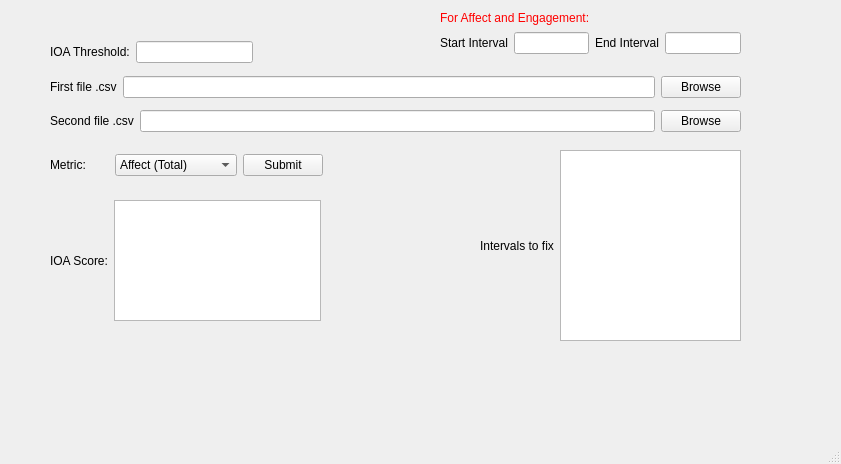
<?xml version="1.0" encoding="UTF-8"?>
<ui version="4.0">
 <class>MainWindow</class>
 <widget class="QMainWindow" name="MainWindow">
  <property name="geometry">
   <rect>
    <x>0</x>
    <y>0</y>
    <width>841</width>
    <height>464</height>
   </rect>
  </property>
  <property name="windowTitle">
   <string>IOA Checker</string>
  </property>
  <widget class="QWidget" name="centralwidget">
   <widget class="QWidget" name="layoutWidget">
    <property name="geometry">
     <rect>
      <x>480</x>
      <y>150</y>
      <width>261</width>
      <height>191</height>
     </rect>
    </property>
    <layout class="QHBoxLayout" name="horizontalLayout_5">
     <item>
      <widget class="QLabel" name="label_7">
       <property name="text">
        <string>Intervals to fix</string>
       </property>
      </widget>
     </item>
     <item>
      <widget class="QTextEdit" name="textEdit">
       <property name="html">
        <string>&lt;!DOCTYPE HTML PUBLIC &quot;-//W3C//DTD HTML 4.0//EN&quot; &quot;http://www.w3.org/TR/REC-html40/strict.dtd&quot;&gt;
&lt;html&gt;&lt;head&gt;&lt;meta name=&quot;qrichtext&quot; content=&quot;1&quot; /&gt;&lt;style type=&quot;text/css&quot;&gt;
p, li { white-space: pre-wrap; }
&lt;/style&gt;&lt;/head&gt;&lt;body style=&quot; font-family:'MS Shell Dlg 2'; font-size:7.8pt; font-weight:400; font-style:normal;&quot;&gt;
&lt;p style=&quot;-qt-paragraph-type:empty; margin-top:0px; margin-bottom:0px; margin-left:0px; margin-right:0px; -qt-block-indent:0; text-indent:0px;&quot;&gt;&lt;br /&gt;&lt;/p&gt;&lt;/body&gt;&lt;/html&gt;</string>
       </property>
      </widget>
     </item>
    </layout>
   </widget>
   <widget class="QWidget" name="layoutWidget_2">
    <property name="geometry">
     <rect>
      <x>50</x>
      <y>40</y>
      <width>203</width>
      <height>24</height>
     </rect>
    </property>
    <layout class="QHBoxLayout" name="horizontalLayout_6">
     <item>
      <widget class="QLabel" name="label_8">
       <property name="text">
        <string>IOA Threshold:</string>
       </property>
      </widget>
     </item>
     <item>
      <widget class="QLineEdit" name="lineEdit_4"/>
     </item>
    </layout>
   </widget>
   <widget class="QWidget" name="layoutWidget">
    <property name="geometry">
     <rect>
      <x>50</x>
      <y>70</y>
      <width>691</width>
      <height>68</height>
     </rect>
    </property>
    <layout class="QVBoxLayout" name="verticalLayout">
     <item>
      <layout class="QHBoxLayout" name="horizontalLayout">
       <item>
        <widget class="QLabel" name="label">
         <property name="text">
          <string>First file .csv</string>
         </property>
        </widget>
       </item>
       <item>
        <widget class="QLineEdit" name="lineEdit"/>
       </item>
       <item>
        <widget class="QPushButton" name="pushButton">
         <property name="text">
          <string>Browse</string>
         </property>
        </widget>
       </item>
      </layout>
     </item>
     <item>
      <layout class="QHBoxLayout" name="horizontalLayout_2">
       <item>
        <widget class="QLabel" name="label_2">
         <property name="text">
          <string>Second file .csv</string>
         </property>
        </widget>
       </item>
       <item>
        <widget class="QLineEdit" name="lineEdit_2"/>
       </item>
       <item>
        <widget class="QPushButton" name="pushButton_2">
         <property name="text">
          <string>Browse</string>
         </property>
        </widget>
       </item>
      </layout>
     </item>
    </layout>
   </widget>
   <widget class="QWidget" name="layoutWidget">
    <property name="geometry">
     <rect>
      <x>50</x>
      <y>150</y>
      <width>273</width>
      <height>30</height>
     </rect>
    </property>
    <layout class="QHBoxLayout" name="horizontalLayout_3">
     <item>
      <widget class="QLabel" name="label_3">
       <property name="text">
        <string>Metric:</string>
       </property>
      </widget>
     </item>
     <item>
      <widget class="QComboBox" name="comboBox">
       <property name="currentText">
        <string>Affect (Total)</string>
       </property>
       <item>
        <property name="text">
         <string>Affect (Total)</string>
        </property>
       </item>
       <item>
        <property name="text">
         <string>Communication</string>
        </property>
       </item>
       <item>
        <property name="text">
         <string>Engagement</string>
        </property>
       </item>
       <item>
        <property name="text">
         <string>Performance</string>
        </property>
       </item>
       <item>
        <property name="text">
         <string>IOA Backchannel</string>
        </property>
       </item>
      </widget>
     </item>
     <item>
      <widget class="QPushButton" name="pushButton_3">
       <property name="text">
        <string>Submit</string>
       </property>
      </widget>
     </item>
    </layout>
   </widget>
   <widget class="QWidget" name="layoutWidget">
    <property name="geometry">
     <rect>
      <x>50</x>
      <y>200</y>
      <width>271</width>
      <height>121</height>
     </rect>
    </property>
    <layout class="QHBoxLayout" name="horizontalLayout_4">
     <item>
      <widget class="QLabel" name="label_6">
       <property name="text">
        <string>IOA Score:</string>
       </property>
      </widget>
     </item>
     <item>
      <widget class="QTextEdit" name="textEdit_2"/>
     </item>
    </layout>
   </widget>
   <widget class="QWidget" name="layoutWidget">
    <property name="geometry">
     <rect>
      <x>440</x>
      <y>30</y>
      <width>301</width>
      <height>26</height>
     </rect>
    </property>
    <layout class="QHBoxLayout" name="horizontalLayout_9">
     <item>
      <layout class="QHBoxLayout" name="horizontalLayout_7">
       <item>
        <widget class="QLabel" name="label_4">
         <property name="text">
          <string>Start Interval</string>
         </property>
        </widget>
       </item>
       <item>
        <widget class="QLineEdit" name="lineEdit_5"/>
       </item>
      </layout>
     </item>
     <item>
      <layout class="QHBoxLayout" name="horizontalLayout_8">
       <item>
        <widget class="QLabel" name="label_5">
         <property name="text">
          <string>End Interval</string>
         </property>
        </widget>
       </item>
       <item>
        <widget class="QLineEdit" name="lineEdit_6"/>
       </item>
      </layout>
     </item>
    </layout>
   </widget>
   <widget class="QLabel" name="label_9">
    <property name="geometry">
     <rect>
      <x>440</x>
      <y>10</y>
      <width>161</width>
      <height>16</height>
     </rect>
    </property>
    <property name="palette">
     <palette>
      <active>
       <colorrole role="Text">
        <brush brushstyle="SolidPattern">
         <color alpha="255">
          <red>255</red>
          <green>0</green>
          <blue>0</blue>
         </color>
        </brush>
       </colorrole>
       <colorrole role="PlaceholderText">
        <brush brushstyle="SolidPattern">
         <color alpha="128">
          <red>255</red>
          <green>0</green>
          <blue>0</blue>
         </color>
        </brush>
       </colorrole>
      </active>
      <inactive>
       <colorrole role="Text">
        <brush brushstyle="SolidPattern">
         <color alpha="255">
          <red>255</red>
          <green>0</green>
          <blue>0</blue>
         </color>
        </brush>
       </colorrole>
       <colorrole role="PlaceholderText">
        <brush brushstyle="SolidPattern">
         <color alpha="128">
          <red>255</red>
          <green>0</green>
          <blue>0</blue>
         </color>
        </brush>
       </colorrole>
      </inactive>
      <disabled>
       <colorrole role="Text">
        <brush brushstyle="SolidPattern">
         <color alpha="255">
          <red>120</red>
          <green>120</green>
          <blue>120</blue>
         </color>
        </brush>
       </colorrole>
       <colorrole role="PlaceholderText">
        <brush brushstyle="SolidPattern">
         <color alpha="128">
          <red>0</red>
          <green>0</green>
          <blue>0</blue>
         </color>
        </brush>
       </colorrole>
      </disabled>
     </palette>
    </property>
    <property name="text">
     <string>&lt;html&gt;&lt;head/&gt;&lt;body&gt;&lt;p&gt;&lt;span style=&quot; color:#ff0000;&quot;&gt;For Affect and Engagement:&lt;/span&gt;&lt;/p&gt;&lt;/body&gt;&lt;/html&gt;</string>
    </property>
   </widget>
  </widget>
  <widget class="QMenuBar" name="menubar">
   <property name="geometry">
    <rect>
     <x>0</x>
     <y>0</y>
     <width>841</width>
     <height>26</height>
    </rect>
   </property>
  </widget>
  <widget class="QStatusBar" name="statusbar"/>
 </widget>
 <resources/>
 <connections/>
</ui>
